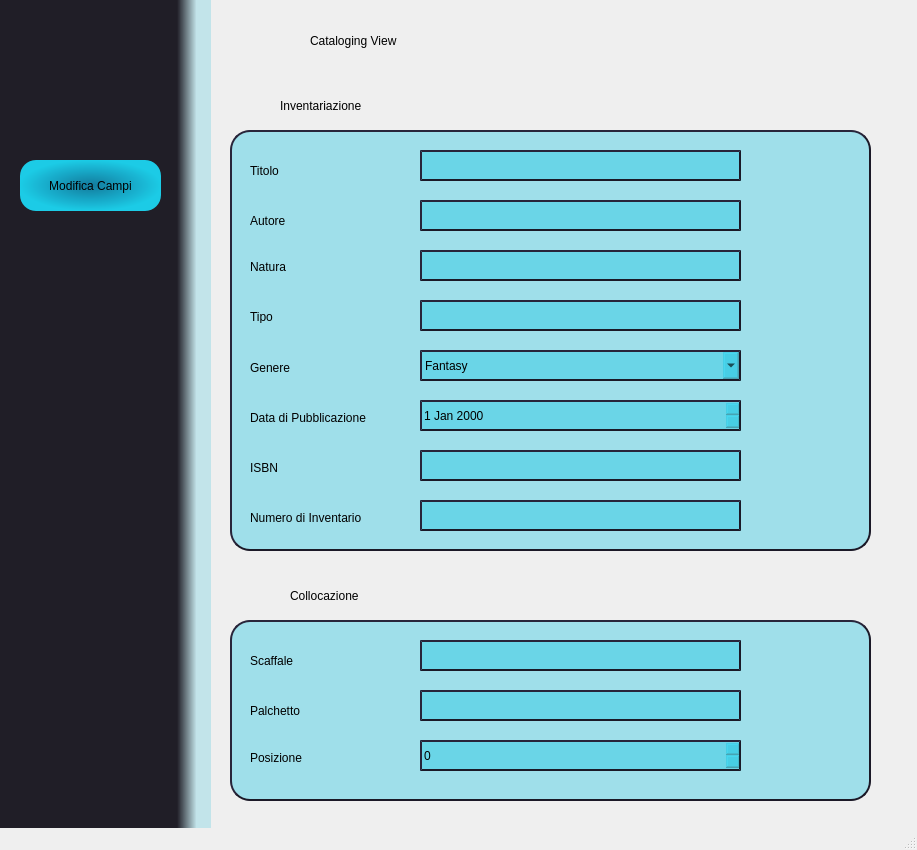
<?xml version="1.0" encoding="UTF-8"?>
<ui version="4.0">
 <class>Home</class>
 <widget class="QMainWindow" name="Home">
  <property name="geometry">
   <rect>
    <x>0</x>
    <y>0</y>
    <width>917</width>
    <height>850</height>
   </rect>
  </property>
  <property name="minimumSize">
   <size>
    <width>760</width>
    <height>850</height>
   </size>
  </property>
  <property name="maximumSize">
   <size>
    <width>1300</width>
    <height>850</height>
   </size>
  </property>
  <property name="windowTitle">
   <string>Babelib</string>
  </property>
  <widget class="QWidget" name="centralwidget">
   <widget class="QFrame" name="frame_2">
    <property name="geometry">
     <rect>
      <x>0</x>
      <y>0</y>
      <width>211</width>
      <height>831</height>
     </rect>
    </property>
    <property name="styleSheet">
     <string notr="true">border:none;
background-color:qlineargradient(spread:pad, x1:0.83936, y1:0, x2:1, y2:0, stop:0 rgba(32, 30, 39, 255), stop:0.571429 rgba(0, 178, 210, 48));
</string>
    </property>
    <property name="frameShape">
     <enum>QFrame::StyledPanel</enum>
    </property>
    <property name="frameShadow">
     <enum>QFrame::Raised</enum>
    </property>
    <widget class="QLabel" name="logoImage">
     <property name="geometry">
      <rect>
       <x>50</x>
       <y>20</y>
       <width>91</width>
       <height>81</height>
      </rect>
     </property>
     <property name="styleSheet">
      <string notr="true">background-color:transparent;</string>
     </property>
     <property name="text">
      <string/>
     </property>
     <property name="textFormat">
      <enum>Qt::RichText</enum>
     </property>
     <property name="pixmap">
      <pixmap>../../Home View/images/Babelib.icns</pixmap>
     </property>
     <property name="scaledContents">
      <bool>true</bool>
     </property>
    </widget>
    <widget class="QPushButton" name="returnButton">
     <property name="geometry">
      <rect>
       <x>60</x>
       <y>740</y>
       <width>71</width>
       <height>51</height>
      </rect>
     </property>
     <property name="styleSheet">
      <string notr="true">background-color:transparent;</string>
     </property>
     <property name="text">
      <string/>
     </property>
     <property name="icon">
      <iconset>
       <normaloff>../images/go back.png</normaloff>../images/go back.png</iconset>
     </property>
     <property name="iconSize">
      <size>
       <width>40</width>
       <height>40</height>
      </size>
     </property>
    </widget>
    <widget class="QPushButton" name="pushButton">
     <property name="geometry">
      <rect>
       <x>20</x>
       <y>160</y>
       <width>141</width>
       <height>51</height>
      </rect>
     </property>
     <property name="styleSheet">
      <string notr="true">border-radius:16px;
background-color:qradialgradient(spread:pad, cx:0.499926, cy:0.5, radius:0.5, fx:0.5, fy:0.5, stop:0 rgba(18, 125, 160, 249), stop:1 rgba(27, 213, 241, 241));</string>
     </property>
     <property name="text">
      <string>Modifica Campi</string>
     </property>
     <property name="icon">
      <iconset>
       <normaloff>Cataloging images/edit.png</normaloff>Cataloging images/edit.png</iconset>
     </property>
     <property name="iconSize">
      <size>
       <width>30</width>
       <height>30</height>
      </size>
     </property>
    </widget>
   </widget>
   <widget class="QLabel" name="background">
    <property name="geometry">
     <rect>
      <x>150</x>
      <y>-10</y>
      <width>1371</width>
      <height>1091</height>
     </rect>
    </property>
    <property name="text">
     <string/>
    </property>
    <property name="textFormat">
     <enum>Qt::RichText</enum>
    </property>
    <property name="pixmap">
     <pixmap>../../Home View/images/Sfondo.png</pixmap>
    </property>
    <property name="scaledContents">
     <bool>true</bool>
    </property>
   </widget>
   <widget class="QLabel" name="catalogingViewLabel">
    <property name="geometry">
     <rect>
      <x>310</x>
      <y>30</y>
      <width>141</width>
      <height>21</height>
     </rect>
    </property>
    <property name="styleSheet">
     <string notr="true">font: bold 13pt &quot;&quot;;
</string>
    </property>
    <property name="text">
     <string>Cataloging View</string>
    </property>
   </widget>
   <widget class="QLabel" name="catalogingViewImage">
    <property name="geometry">
     <rect>
      <x>240</x>
      <y>20</y>
      <width>51</width>
      <height>51</height>
     </rect>
    </property>
    <property name="text">
     <string/>
    </property>
    <property name="pixmap">
     <pixmap>../../Home View/images/Icona Catalogazione.png</pixmap>
    </property>
    <property name="scaledContents">
     <bool>true</bool>
    </property>
   </widget>
   <widget class="QLabel" name="inventaryLabel">
    <property name="geometry">
     <rect>
      <x>280</x>
      <y>90</y>
      <width>131</width>
      <height>31</height>
     </rect>
    </property>
    <property name="styleSheet">
     <string notr="true">font: 75 bold 12pt &quot;Arial&quot;;</string>
    </property>
    <property name="text">
     <string>Inventariazione</string>
    </property>
   </widget>
   <widget class="QLabel" name="inventaryImage">
    <property name="geometry">
     <rect>
      <x>240</x>
      <y>90</y>
      <width>31</width>
      <height>31</height>
     </rect>
    </property>
    <property name="text">
     <string/>
    </property>
    <property name="pixmap">
     <pixmap>Cataloging images/book.png</pixmap>
    </property>
    <property name="scaledContents">
     <bool>true</bool>
    </property>
   </widget>
   <widget class="QFrame" name="frame_11">
    <property name="geometry">
     <rect>
      <x>230</x>
      <y>130</y>
      <width>641</width>
      <height>421</height>
     </rect>
    </property>
    <property name="minimumSize">
     <size>
      <width>0</width>
      <height>1</height>
     </size>
    </property>
    <property name="styleSheet">
     <string notr="true">border-radius: 20px;
border-style: outset;
border-width: 2px;
border-color:rgb(27,25,39);
background-color:rgba(0, 192, 225, 85)</string>
    </property>
    <property name="frameShape">
     <enum>QFrame::StyledPanel</enum>
    </property>
    <property name="frameShadow">
     <enum>QFrame::Raised</enum>
    </property>
    <widget class="QFrame" name="titleFrame">
     <property name="geometry">
      <rect>
       <x>190</x>
       <y>20</y>
       <width>321</width>
       <height>31</height>
      </rect>
     </property>
     <property name="minimumSize">
      <size>
       <width>0</width>
       <height>1</height>
      </size>
     </property>
     <property name="styleSheet">
      <string notr="true">border-radius: 20px;
border-style: outset;
border-width: 2px;
border-color:rgb(27,25,39);
background-color:rgba(0, 192, 225, 85)</string>
     </property>
     <property name="frameShape">
      <enum>QFrame::StyledPanel</enum>
     </property>
     <property name="frameShadow">
      <enum>QFrame::Raised</enum>
     </property>
    </widget>
    <widget class="QFrame" name="authorFrame">
     <property name="geometry">
      <rect>
       <x>190</x>
       <y>70</y>
       <width>321</width>
       <height>31</height>
      </rect>
     </property>
     <property name="minimumSize">
      <size>
       <width>0</width>
       <height>1</height>
      </size>
     </property>
     <property name="styleSheet">
      <string notr="true">border-radius: 20px;
border-style: outset;
border-width: 2px;
border-color:rgb(27,25,39);
background-color:rgba(0, 192, 225, 85)</string>
     </property>
     <property name="frameShape">
      <enum>QFrame::StyledPanel</enum>
     </property>
     <property name="frameShadow">
      <enum>QFrame::Raised</enum>
     </property>
    </widget>
    <widget class="QFrame" name="natureFrame">
     <property name="geometry">
      <rect>
       <x>190</x>
       <y>120</y>
       <width>321</width>
       <height>31</height>
      </rect>
     </property>
     <property name="minimumSize">
      <size>
       <width>0</width>
       <height>1</height>
      </size>
     </property>
     <property name="styleSheet">
      <string notr="true">border-radius: 20px;
border-style: outset;
border-width: 2px;
border-color:rgb(27,25,39);
background-color:rgba(0, 192, 225, 85)</string>
     </property>
     <property name="frameShape">
      <enum>QFrame::StyledPanel</enum>
     </property>
     <property name="frameShadow">
      <enum>QFrame::Raised</enum>
     </property>
    </widget>
    <widget class="QFrame" name="tyoeFrame">
     <property name="geometry">
      <rect>
       <x>190</x>
       <y>170</y>
       <width>321</width>
       <height>31</height>
      </rect>
     </property>
     <property name="minimumSize">
      <size>
       <width>0</width>
       <height>1</height>
      </size>
     </property>
     <property name="styleSheet">
      <string notr="true">border-radius: 20px;
border-style: outset;
border-width: 2px;
border-color:rgb(27,25,39);
background-color:rgba(0, 192, 225, 85)</string>
     </property>
     <property name="frameShape">
      <enum>QFrame::StyledPanel</enum>
     </property>
     <property name="frameShadow">
      <enum>QFrame::Raised</enum>
     </property>
    </widget>
    <widget class="QFrame" name="ISBNFrame">
     <property name="geometry">
      <rect>
       <x>190</x>
       <y>320</y>
       <width>321</width>
       <height>31</height>
      </rect>
     </property>
     <property name="minimumSize">
      <size>
       <width>0</width>
       <height>1</height>
      </size>
     </property>
     <property name="styleSheet">
      <string notr="true">border-radius: 20px;
border-style: outset;
border-width: 2px;
border-color:rgb(27,25,39);
background-color:rgba(0, 192, 225, 85)</string>
     </property>
     <property name="frameShape">
      <enum>QFrame::StyledPanel</enum>
     </property>
     <property name="frameShadow">
      <enum>QFrame::Raised</enum>
     </property>
    </widget>
    <widget class="QFrame" name="ninventaryFrame">
     <property name="geometry">
      <rect>
       <x>190</x>
       <y>370</y>
       <width>321</width>
       <height>31</height>
      </rect>
     </property>
     <property name="minimumSize">
      <size>
       <width>0</width>
       <height>1</height>
      </size>
     </property>
     <property name="styleSheet">
      <string notr="true">border-radius: 20px;
border-style: outset;
border-width: 2px;
border-color:rgb(27,25,39);
background-color:rgba(0, 192, 225, 85)</string>
     </property>
     <property name="frameShape">
      <enum>QFrame::StyledPanel</enum>
     </property>
     <property name="frameShadow">
      <enum>QFrame::Raised</enum>
     </property>
    </widget>
    <widget class="QLabel" name="titleLabel">
     <property name="geometry">
      <rect>
       <x>20</x>
       <y>30</y>
       <width>41</width>
       <height>21</height>
      </rect>
     </property>
     <property name="styleSheet">
      <string notr="true">font: 75 bold 11pt &quot;Arial&quot;;
border:none;
background-color:none;</string>
     </property>
     <property name="text">
      <string>Titolo</string>
     </property>
    </widget>
    <widget class="QLabel" name="authorLabel">
     <property name="geometry">
      <rect>
       <x>20</x>
       <y>80</y>
       <width>47</width>
       <height>21</height>
      </rect>
     </property>
     <property name="styleSheet">
      <string notr="true">font: 75 bold 11pt &quot;Arial&quot;;
border:none;
background-color:none;</string>
     </property>
     <property name="text">
      <string>Autore</string>
     </property>
    </widget>
    <widget class="QLabel" name="natureLabel">
     <property name="geometry">
      <rect>
       <x>20</x>
       <y>130</y>
       <width>47</width>
       <height>13</height>
      </rect>
     </property>
     <property name="styleSheet">
      <string notr="true">font: 75 bold 11pt &quot;Arial&quot;;
border:none;
background-color:none;</string>
     </property>
     <property name="text">
      <string>Natura</string>
     </property>
    </widget>
    <widget class="QLabel" name="typeLabel">
     <property name="geometry">
      <rect>
       <x>20</x>
       <y>180</y>
       <width>47</width>
       <height>13</height>
      </rect>
     </property>
     <property name="styleSheet">
      <string notr="true">font: 75 bold 11pt &quot;Arial&quot;;
border:none;
background-color:none;</string>
     </property>
     <property name="text">
      <string>Tipo</string>
     </property>
    </widget>
    <widget class="QLabel" name="genreLabel">
     <property name="geometry">
      <rect>
       <x>20</x>
       <y>230</y>
       <width>61</width>
       <height>16</height>
      </rect>
     </property>
     <property name="styleSheet">
      <string notr="true">font: 75 bold 11pt &quot;Arial&quot;;
border:none;
background-color:none;</string>
     </property>
     <property name="text">
      <string>Genere</string>
     </property>
    </widget>
    <widget class="QLabel" name="dateLabel">
     <property name="geometry">
      <rect>
       <x>20</x>
       <y>280</y>
       <width>161</width>
       <height>16</height>
      </rect>
     </property>
     <property name="styleSheet">
      <string notr="true">font: 75 bold 11pt &quot;Arial&quot;;
border:none;
background-color:none;</string>
     </property>
     <property name="text">
      <string>Data di Pubblicazione</string>
     </property>
    </widget>
    <widget class="QLabel" name="ISBNLabel">
     <property name="geometry">
      <rect>
       <x>20</x>
       <y>330</y>
       <width>131</width>
       <height>16</height>
      </rect>
     </property>
     <property name="styleSheet">
      <string notr="true">font: 75 bold 11pt &quot;Arial&quot;;
border:none;
background-color:none;</string>
     </property>
     <property name="text">
      <string>ISBN</string>
     </property>
    </widget>
    <widget class="QLabel" name="ninventaryLabe">
     <property name="geometry">
      <rect>
       <x>20</x>
       <y>380</y>
       <width>151</width>
       <height>16</height>
      </rect>
     </property>
     <property name="styleSheet">
      <string notr="true">font: 75 bold 11pt &quot;Arial&quot;;
border:none;
background-color:none;</string>
     </property>
     <property name="text">
      <string>Numero di Inventario</string>
     </property>
    </widget>
    <widget class="QComboBox" name="genreBox">
     <property name="geometry">
      <rect>
       <x>190</x>
       <y>220</y>
       <width>321</width>
       <height>31</height>
      </rect>
     </property>
     <property name="styleSheet">
      <string notr="true">font: italic 10pt &quot;Arial&quot;;</string>
     </property>
     <item>
      <property name="text">
       <string>Fantasy</string>
      </property>
     </item>
     <item>
      <property name="text">
       <string>Storico</string>
      </property>
     </item>
     <item>
      <property name="text">
       <string>Narrativa</string>
      </property>
     </item>
     <item>
      <property name="text">
       <string>pippo</string>
      </property>
     </item>
    </widget>
    <widget class="QDateEdit" name="DateScroll">
     <property name="geometry">
      <rect>
       <x>190</x>
       <y>270</y>
       <width>321</width>
       <height>31</height>
      </rect>
     </property>
    </widget>
   </widget>
   <widget class="QFrame" name="frame_12">
    <property name="geometry">
     <rect>
      <x>230</x>
      <y>620</y>
      <width>641</width>
      <height>181</height>
     </rect>
    </property>
    <property name="minimumSize">
     <size>
      <width>0</width>
      <height>1</height>
     </size>
    </property>
    <property name="styleSheet">
     <string notr="true">border-radius: 20px;
border-style: outset;
border-width: 2px;
border-color:rgb(27,25,39);
background-color:rgba(0, 192, 225, 85)</string>
    </property>
    <property name="frameShape">
     <enum>QFrame::StyledPanel</enum>
    </property>
    <property name="frameShadow">
     <enum>QFrame::Raised</enum>
    </property>
    <widget class="QFrame" name="scaffaleFrame">
     <property name="geometry">
      <rect>
       <x>190</x>
       <y>20</y>
       <width>321</width>
       <height>31</height>
      </rect>
     </property>
     <property name="minimumSize">
      <size>
       <width>0</width>
       <height>1</height>
      </size>
     </property>
     <property name="styleSheet">
      <string notr="true">border-radius: 20px;
border-style: outset;
border-width: 2px;
border-color:rgb(27,25,39);
background-color:rgba(0, 192, 225, 85)</string>
     </property>
     <property name="frameShape">
      <enum>QFrame::StyledPanel</enum>
     </property>
     <property name="frameShadow">
      <enum>QFrame::Raised</enum>
     </property>
    </widget>
    <widget class="QFrame" name="palchettoFrame">
     <property name="geometry">
      <rect>
       <x>190</x>
       <y>70</y>
       <width>321</width>
       <height>31</height>
      </rect>
     </property>
     <property name="minimumSize">
      <size>
       <width>0</width>
       <height>1</height>
      </size>
     </property>
     <property name="styleSheet">
      <string notr="true">border-radius: 20px;
border-style: outset;
border-width: 2px;
border-color:rgb(27,25,39);
background-color:rgba(0, 192, 225, 85)</string>
     </property>
     <property name="frameShape">
      <enum>QFrame::StyledPanel</enum>
     </property>
     <property name="frameShadow">
      <enum>QFrame::Raised</enum>
     </property>
    </widget>
    <widget class="QFrame" name="frame_13">
     <property name="geometry">
      <rect>
       <x>190</x>
       <y>320</y>
       <width>321</width>
       <height>31</height>
      </rect>
     </property>
     <property name="minimumSize">
      <size>
       <width>0</width>
       <height>1</height>
      </size>
     </property>
     <property name="styleSheet">
      <string notr="true">border-radius: 20px;
border-style: outset;
border-width: 2px;
border-color:rgb(27,25,39);
background-color:rgba(0, 192, 225, 85)</string>
     </property>
     <property name="frameShape">
      <enum>QFrame::StyledPanel</enum>
     </property>
     <property name="frameShadow">
      <enum>QFrame::Raised</enum>
     </property>
    </widget>
    <widget class="QFrame" name="frame_14">
     <property name="geometry">
      <rect>
       <x>190</x>
       <y>370</y>
       <width>321</width>
       <height>31</height>
      </rect>
     </property>
     <property name="minimumSize">
      <size>
       <width>0</width>
       <height>1</height>
      </size>
     </property>
     <property name="styleSheet">
      <string notr="true">border-radius: 20px;
border-style: outset;
border-width: 2px;
border-color:rgb(27,25,39);
background-color:rgba(0, 192, 225, 85)</string>
     </property>
     <property name="frameShape">
      <enum>QFrame::StyledPanel</enum>
     </property>
     <property name="frameShadow">
      <enum>QFrame::Raised</enum>
     </property>
    </widget>
    <widget class="QLabel" name="scaffaleLabel">
     <property name="geometry">
      <rect>
       <x>20</x>
       <y>30</y>
       <width>101</width>
       <height>21</height>
      </rect>
     </property>
     <property name="styleSheet">
      <string notr="true">font: 75 bold 11pt &quot;Arial&quot;;
border:none;
background-color:none;</string>
     </property>
     <property name="text">
      <string>Scaffale</string>
     </property>
    </widget>
    <widget class="QLabel" name="palchettoLabel">
     <property name="geometry">
      <rect>
       <x>20</x>
       <y>80</y>
       <width>71</width>
       <height>21</height>
      </rect>
     </property>
     <property name="styleSheet">
      <string notr="true">font: 75 bold 11pt &quot;Arial&quot;;
border:none;
background-color:none;</string>
     </property>
     <property name="text">
      <string>Palchetto</string>
     </property>
    </widget>
    <widget class="QLabel" name="positionLabel">
     <property name="geometry">
      <rect>
       <x>20</x>
       <y>130</y>
       <width>81</width>
       <height>16</height>
      </rect>
     </property>
     <property name="styleSheet">
      <string notr="true">font: 75 bold 11pt &quot;Arial&quot;;
border:none;
background-color:none;</string>
     </property>
     <property name="text">
      <string>Posizione</string>
     </property>
    </widget>
    <widget class="QComboBox" name="filterBox_2">
     <property name="geometry">
      <rect>
       <x>190</x>
       <y>220</y>
       <width>321</width>
       <height>31</height>
      </rect>
     </property>
     <property name="styleSheet">
      <string notr="true">font: italic 10pt &quot;Arial&quot;;</string>
     </property>
     <item>
      <property name="text">
       <string>Fantasy</string>
      </property>
     </item>
     <item>
      <property name="text">
       <string>Storico</string>
      </property>
     </item>
     <item>
      <property name="text">
       <string>Narrativa</string>
      </property>
     </item>
     <item>
      <property name="text">
       <string>pippo</string>
      </property>
     </item>
    </widget>
    <widget class="QDateEdit" name="dateEdit_2">
     <property name="geometry">
      <rect>
       <x>190</x>
       <y>270</y>
       <width>321</width>
       <height>31</height>
      </rect>
     </property>
    </widget>
    <widget class="QSpinBox" name="positionSpinBox">
     <property name="geometry">
      <rect>
       <x>190</x>
       <y>120</y>
       <width>321</width>
       <height>31</height>
      </rect>
     </property>
    </widget>
   </widget>
   <widget class="QLabel" name="collocationImage">
    <property name="geometry">
     <rect>
      <x>290</x>
      <y>580</y>
      <width>131</width>
      <height>31</height>
     </rect>
    </property>
    <property name="styleSheet">
     <string notr="true">font: 75 bold 12pt &quot;Arial&quot;;</string>
    </property>
    <property name="text">
     <string>Collocazione</string>
    </property>
   </widget>
   <widget class="QLabel" name="collocationImage_2">
    <property name="geometry">
     <rect>
      <x>250</x>
      <y>580</y>
      <width>31</width>
      <height>31</height>
     </rect>
    </property>
    <property name="text">
     <string/>
    </property>
    <property name="pixmap">
     <pixmap>Cataloging images/inventory.png</pixmap>
    </property>
    <property name="scaledContents">
     <bool>true</bool>
    </property>
   </widget>
   <zorder>background</zorder>
   <zorder>frame_2</zorder>
   <zorder>catalogingViewLabel</zorder>
   <zorder>catalogingViewImage</zorder>
   <zorder>inventaryLabel</zorder>
   <zorder>inventaryImage</zorder>
   <zorder>frame_11</zorder>
   <zorder>frame_12</zorder>
   <zorder>collocationImage</zorder>
   <zorder>collocationImage_2</zorder>
  </widget>
  <widget class="QStatusBar" name="statusbar"/>
  <action name="actionModifica">
   <property name="text">
    <string>Modifica</string>
   </property>
  </action>
 </widget>
 <resources/>
 <connections/>
</ui>
